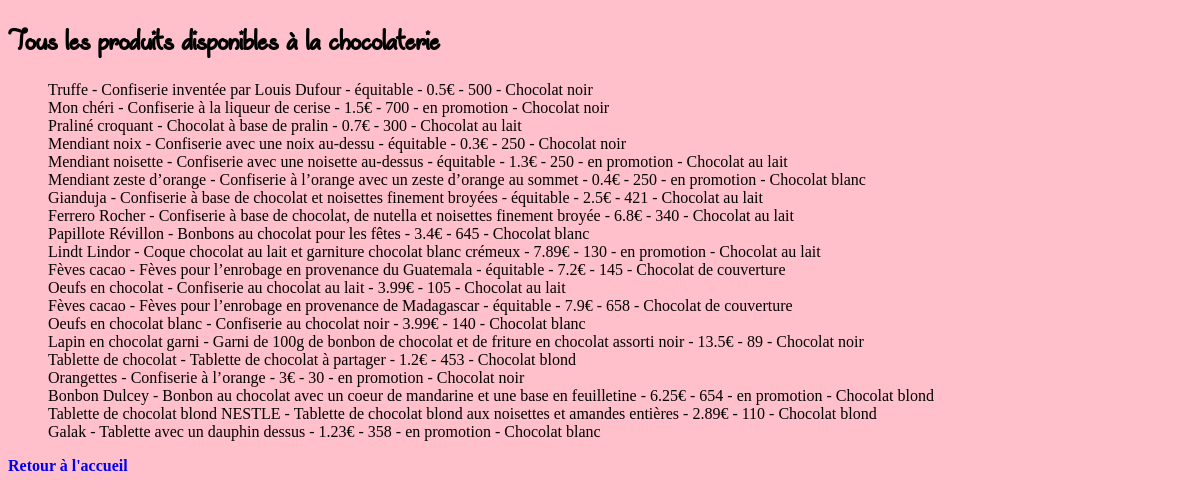
The page /web2reco/tousProduits.php on the database its author committed.
### tables this page shows
CREATE TABLE `Produits` (
  `idProd` int(11) NOT NULL,
  `nomProd` char(50) DEFAULT NULL,
  `descriptionProd` text DEFAULT NULL,
  `prodEquitable` tinyint(1) DEFAULT NULL,
  `idCategorie` int(11) NOT NULL,
  `prix` float DEFAULT NULL,
  `stock` int(11) DEFAULT NULL,
  `promotion` tinyint(1) DEFAULT NULL
);

CREATE TABLE `Categories` (
  `idCategorie` int(11) NOT NULL,
  `nomCategorie` char(50) DEFAULT NULL,
  `descriptionCat` text DEFAULT NULL
);

### web2reco/tousProduits.php (the view, shortened to what this page needs)
<?php
try {
    $dbh = new PDO(DB_DSN, DB_USER, DB_PASSWORD);
    $dbh->setAttribute(PDO::ATTR_ERRMODE, PDO::ERRMODE_EXCEPTION);
    $sql = "SELECT * FROM chocolaterie.Produits, chocolaterie.Categories WHERE Produits.idCategorie = Categories.idCategorie
    ORDER BY idProd";
    $resultat = $dbh->query($sql);
    $tous_les_chocos = $resultat->fetchAll(PDO::FETCH_ASSOC);
    $dbh = null;
} catch (Exception $e) {
    echo '<!DOCTYPE html>';
    echo '<html lang="fr"><head>';
    echo '<meta charset="utf-8">';
    echo '<title>Problème rencontré</title>';
    echo '</head><body>';
    echo '<p>' . mb_convert_encoding($e->getMessage(), 'UTF-8', 'Windows-1252') . '</p>';
    if (isset($dbh) && $dbh->errorInfo()[0] == "42000") {
        echo '<p>Erreur de syntaxe dans la requête SQL :</p>';
        echo '<pre>' . $sql . '</pre>';
    }
    echo '</body></html>';
    die;
}
?>
<!DOCTYPE html>
<html lang="en">
<head>
    <link href="../css2reco/style.css" rel="stylesheet">
</head>
<body>
    <h1>Tous les produits disponibles à la chocolaterie</h1>
    <ul>
        <?php
        foreach ($tous_les_chocos as $un_choco) {
        ?>
            <li>
                <?php
                echo $un_choco['nomProd'] . " - ";
                echo $un_choco['descriptionProd'] . " - ";
                switch ($un_choco['prodEquitable']) {
                    case 0:
                        echo "";
                        break;
                    case 1:
                        echo "équitable - ";
                        break;
                }
                echo $un_choco['prix'] . "€ - ";
                echo $un_choco['stock'] . " - ";
                switch ($un_choco['promotion']) {
                    case 0:
                        echo "";
                        break;
                    case 1:
                        echo "en promotion - ";
                        break;
                }
                echo $un_choco['nomCategorie'];
                echo '<br>';
                ?>
            </li>
        <?php
        }
        ?>
    </ul>
<a href="index.php"> Retour à l'accueil </a>
</body>
</html>

### css2reco/style.css (style rules this page uses)
body { background-color: pink; }
h1 { font-family: 'Unicorns'; }
ul { list-style: none; }
a { text-decoration: none; font-weight: bold; }

### rows shown on the page
produits: nomProd "Truffe", descriptionProd "Confiserie inventée par Louis Dufour", prodEquitable "équitable -", prix "0.5", stock "500", idCategorie.nomCategorie "Chocolat noir"
produits: nomProd "Mon chéri", descriptionProd "Confiserie à la liqueur de cerise", prix "1.5", stock "700", promotion "en promotion -", idCategorie.nomCategorie "Chocolat noir"
produits: nomProd "Praliné croquant", descriptionProd "Chocolat à base de pralin", prix "0.7", stock "300", idCategorie.nomCategorie "Chocolat au lait"
produits: nomProd "Mendiant noix", descriptionProd "Confiserie avec une noix au-dessu", prodEquitable "équitable -", prix "0.3", stock "250", idCategorie.nomCategorie "Chocolat noir"
produits: nomProd "Mendiant noisette", descriptionProd "Confiserie avec une noisette au-dessus", prodEquitable "équitable -", prix "1.3", stock "250", promotion "en promotion -", idCategorie.nomCategorie "Chocolat au lait"
produits: nomProd "Mendiant zeste d’orange", descriptionProd "Confiserie à l’orange avec un zeste d’orange au sommet", prix "0.4", stock "250", promotion "en promotion -", idCategorie.nomCategorie "Chocolat blanc"
produits: nomProd "Gianduja", descriptionProd "Confiserie à base de chocolat et noisettes finement broyées", prodEquitable "équitable -", prix "2.5", stock "421", idCategorie.nomCategorie "Chocolat au lait"
produits: nomProd "Ferrero Rocher", descriptionProd "Confiserie à base de chocolat, de nutella et noisettes finement broyée", prix "6.8", stock "340", idCategorie.nomCategorie "Chocolat au lait"
produits: nomProd "Papillote Révillon", descriptionProd "Bonbons au chocolat pour les fêtes", prix "3.4", stock "645", idCategorie.nomCategorie "Chocolat blanc"
produits: nomProd "Lindt Lindor", descriptionProd "Coque chocolat au lait et garniture chocolat blanc crémeux", prix "7.89", stock "130", promotion "en promotion -", idCategorie.nomCategorie "Chocolat au lait"
produits: nomProd "Fèves cacao", descriptionProd "Fèves pour l’enrobage en provenance du Guatemala", prodEquitable "équitable -", prix "7.2", stock "145", idCategorie.nomCategorie "Chocolat de couverture"
produits: nomProd "Oeufs en chocolat", descriptionProd "Confiserie au chocolat au lait", prix "3.99", stock "105", idCategorie.nomCategorie "Chocolat au lait"
produits: nomProd "Fèves cacao", descriptionProd "Fèves pour l’enrobage en provenance de Madagascar", prodEquitable "équitable -", prix "7.9", stock "658", idCategorie.nomCategorie "Chocolat de couverture"
produits: nomProd "Oeufs en chocolat blanc", descriptionProd "Confiserie au chocolat noir", prix "3.99", stock "140", idCategorie.nomCategorie "Chocolat blanc"
produits: nomProd "Lapin en chocolat garni", descriptionProd "Garni de 100g de bonbon de chocolat et de friture en chocolat assorti noir", prix "13.5", stock "89", idCategorie.nomCategorie "Chocolat noir"
produits: nomProd "Tablette de chocolat", descriptionProd "Tablette de chocolat à partager", prix "1.2", stock "453", idCategorie.nomCategorie "Chocolat blond"
produits: nomProd "Orangettes", descriptionProd "Confiserie à l’orange", prix "3", stock "30", promotion "en promotion -", idCategorie.nomCategorie "Chocolat noir"
produits: nomProd "Bonbon Dulcey", descriptionProd "Bonbon au chocolat avec un coeur de mandarine et une base en feuilletine", prix "6.25", stock "654", promotion "en promotion -", idCategorie.nomCategorie "Chocolat blond"
produits: nomProd "Tablette de chocolat blond NESTLE", descriptionProd "Tablette de chocolat blond aux noisettes et amandes entières", prix "2.89", stock "110", idCategorie.nomCategorie "Chocolat blond"
produits: nomProd "Galak", descriptionProd "Tablette avec un dauphin dessus", prix "1.23", stock "358", promotion "en promotion -", idCategorie.nomCategorie "Chocolat blanc"
